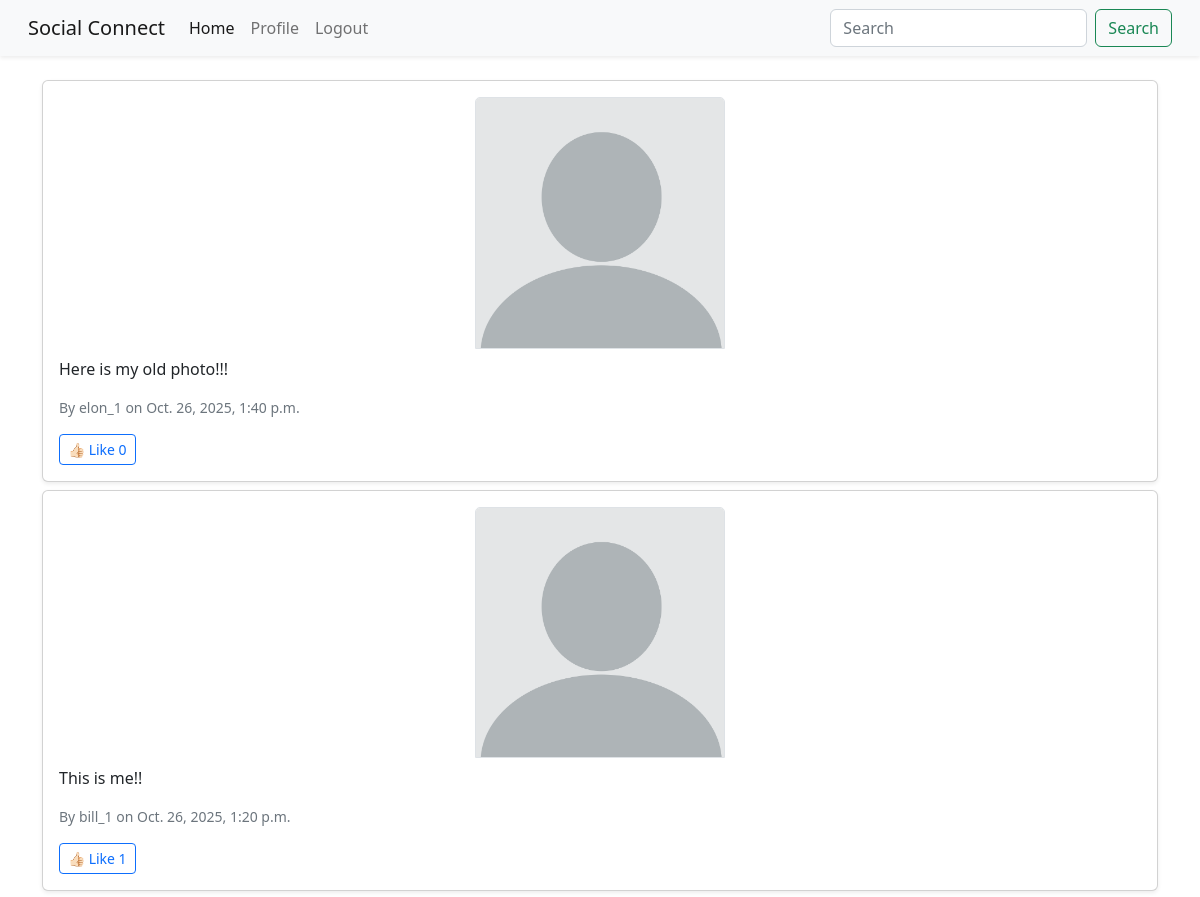
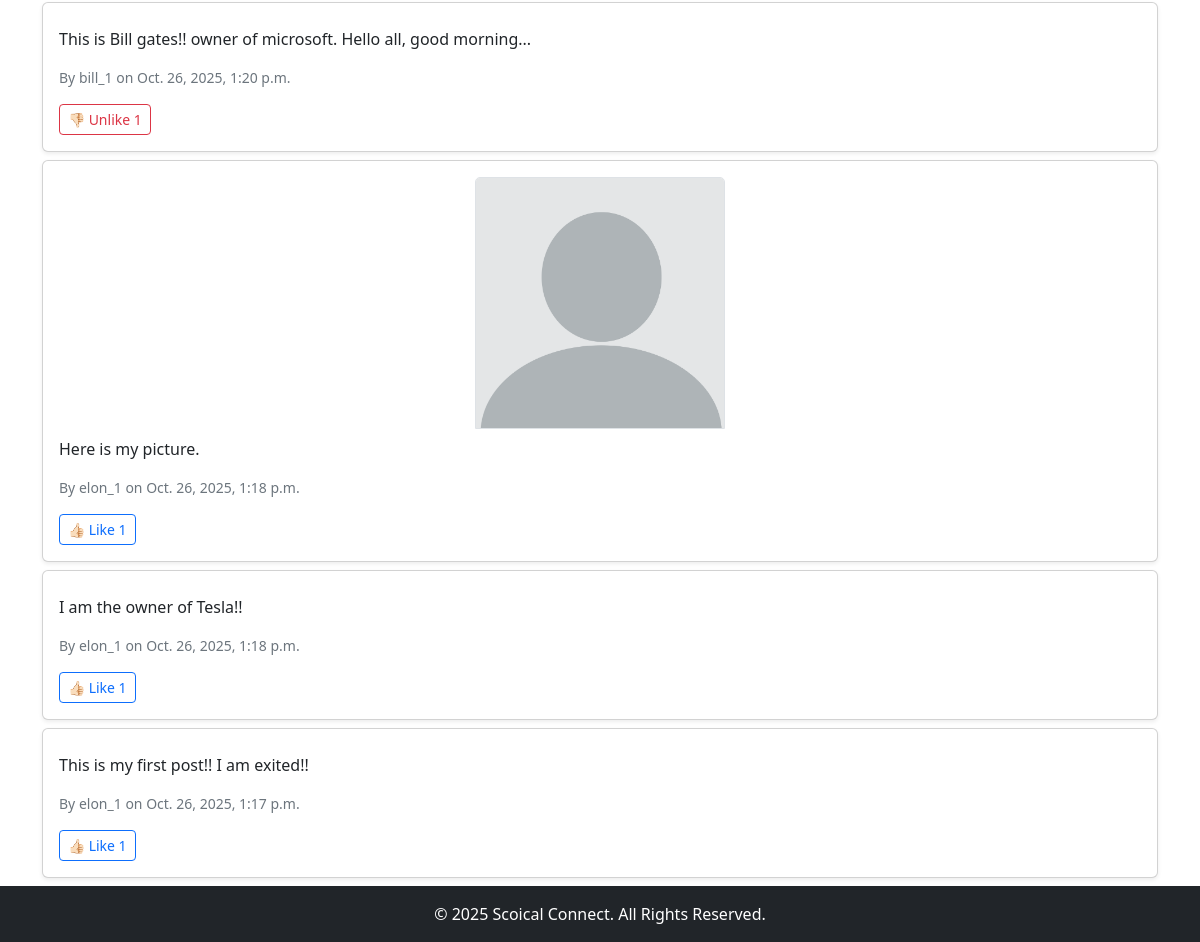
Screenshot of / (signed in) with the database file from the repository (2 pictures, top to bottom).
### posts/models.py (models this page shows)
class Post(models.Model):
    author = models.ForeignKey(User, on_delete=models.CASCADE)
    content = models.TextField()
    image = models.ImageField(upload_to= post_directory_name, null=True, blank=True)
    liked_users = models.ManyToManyField(User,related_name="liked_posts",)
    created_at = models.DateTimeField(auto_now_add=True)
    updated_at = models.DateTimeField(auto_now=True)

### posts/views.py (the view)
# urls.py: path('',home, name='home'),
def home(request):
    posts = Post.objects.all().order_by("-created_at").prefetch_related("comments")
    return render(request, 'posts/home.html', {'posts':posts})

### posts/templates/posts/home.html
{% extends "base.html" %}
{% block content %}
    <div class="container mt-4">
        {% for eachPost in posts %}
            <div class="card mb-2 shadow-sm" >
                <div class="card-body">
                    <div class="text-center mb-2">
                        {% if eachPost.image %}
                        <img src="{{eachPost.image.url}}" class="card-img-top border"
                        style="width: 250px; height: auto;">
                        {% endif %}
                    </div>
                    <p class="card-text ">{{eachPost.content}}</p>
                    <small class="text-muted d-block">By {{ eachPost.author }} on {{ eachPost.created_at }}</small>
                    {% if request.user in eachPost.liked_users.all %}
                    <a class="btn btn-sm btn-outline-danger mt-3" href="{% url 'like_post' eachPost.id %}">
                        👎🏻 Unlike {{ eachPost.liked_users.count}}
                    </a>
                    {% else %}
                    <a class="btn btn-sm btn-outline-primary mt-3" href="{% url 'like_post' eachPost.id %}">
                        👍🏻 Like {{ eachPost.liked_users.count}}
                    </a>
                    {% endif %}
                </div>
            </div>
        {% empty%}
        <p> No posts found.</p>
        {% endfor %}
    </div>
{% endblock content %}

### rows the page displays
Post: image (picture), content "Here is my old photo!!!", author "elon_1", created_at "Oct. 26, 2025, 1:40 p.m.", liked_users.count "0"
Post: image (picture), content "This is me!!", author "bill_1", created_at "Oct. 26, 2025, 1:20 p.m.", liked_users.count "1"
Post: content "This is Bill gates!! owner of microsoft. Hello all, good morning...", author "bill_1", created_at "Oct. 26, 2025, 1:20 p.m.", liked_users.count "1"
Post: image (picture), content "Here is my picture.", author "elon_1", created_at "Oct. 26, 2025, 1:18 p.m.", liked_users.count "1"
Post: content "I am the owner of Tesla!!", author "elon_1", created_at "Oct. 26, 2025, 1:18 p.m.", liked_users.count "1"
Post: content "This is my first post!! I am exited!!", author "elon_1", created_at "Oct. 26, 2025, 1:17 p.m.", liked_users.count "1"
